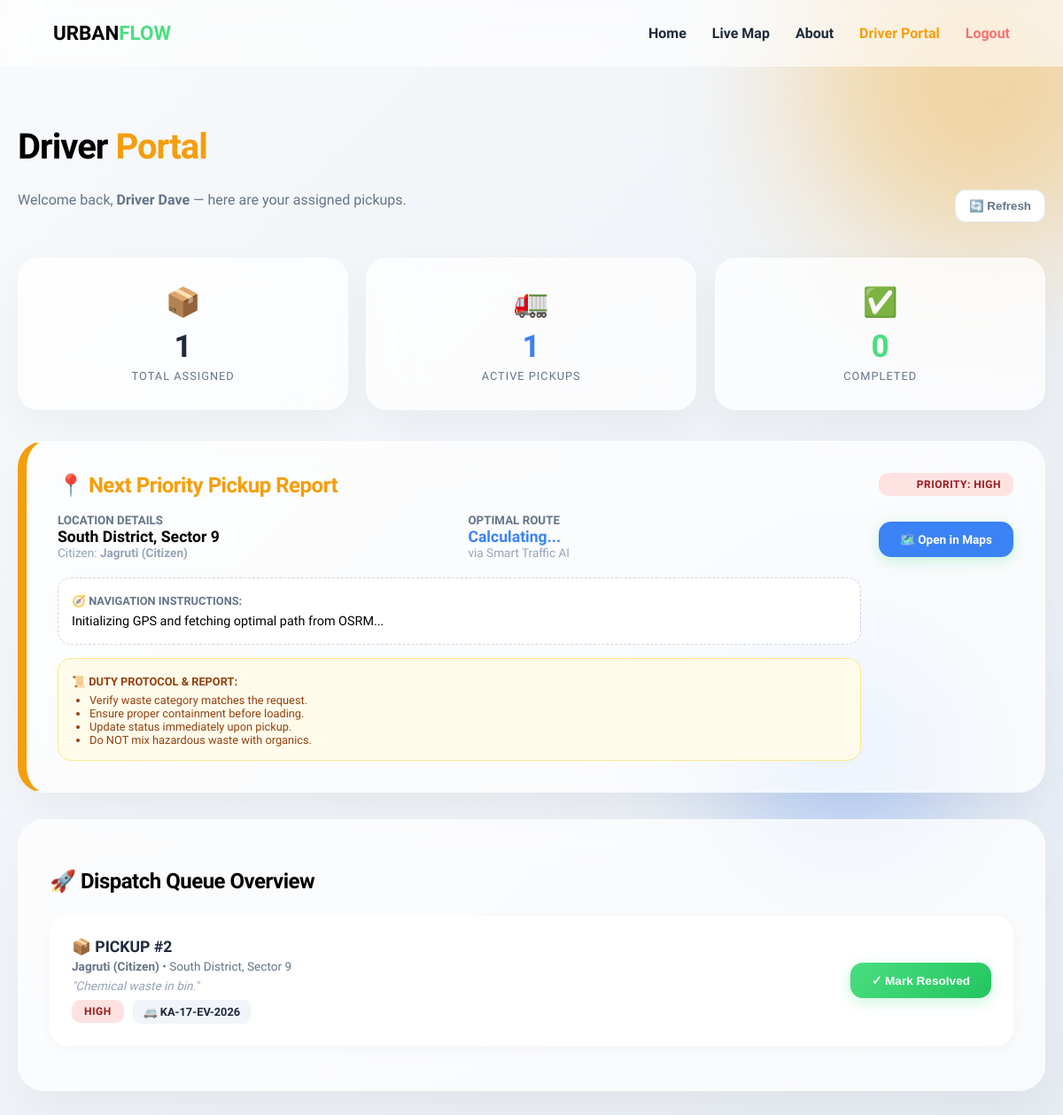
Before: /driver.php (signed in, upper part) with the older database file.
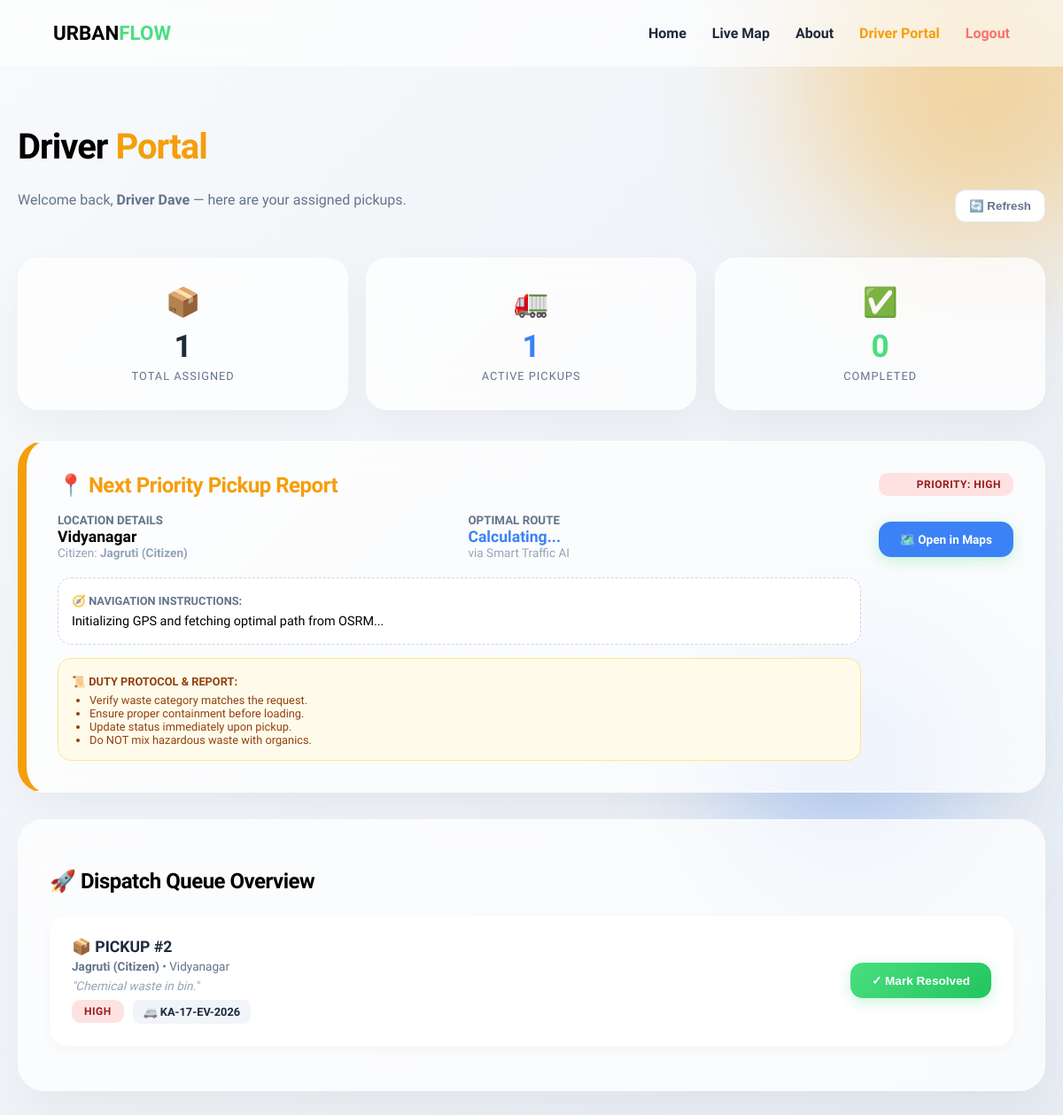
After: the same page with the newer database file.
### tables this page shows
CREATE TABLE IF NOT EXISTS fleet_assignments (
    assignment_id INT AUTO_INCREMENT PRIMARY KEY,
    request_id INT DEFAULT NULL,
    dump_id INT DEFAULT NULL,
    collector_id INT NOT NULL,
    vehicle_no VARCHAR(50) NOT NULL,
    assigned_at TIMESTAMP DEFAULT CURRENT_TIMESTAMP,
    FOREIGN KEY (request_id) REFERENCES disposal_requests(request_id) ON DELETE CASCADE,
    FOREIGN KEY (dump_id) REFERENCES illegal_dumps(dump_id) ON DELETE CASCADE,
    FOREIGN KEY (collector_id) REFERENCES users(user_id) ON DELETE CASCADE
);

CREATE TABLE IF NOT EXISTS zones (
    zone_id INT AUTO_INCREMENT PRIMARY KEY,
    zone_name VARCHAR(100) NOT NULL,
    lat DECIMAL(10, 6) DEFAULT 40.7128,
    lng DECIMAL(10, 6) DEFAULT -74.0060,
    created_at TIMESTAMP DEFAULT CURRENT_TIMESTAMP
);

CREATE TABLE IF NOT EXISTS users (
    user_id INT AUTO_INCREMENT PRIMARY KEY,
    full_name VARCHAR(100) NOT NULL,
    email VARCHAR(100) UNIQUE NOT NULL,
    password VARCHAR(255) NOT NULL,
    role ENUM('citizen', 'admin', 'collector') NOT NULL DEFAULT 'citizen',
    created_at TIMESTAMP DEFAULT CURRENT_TIMESTAMP
);

### driver.php (the view, shortened to what the rows shown need)
<?php
include('includes/header.php');
$driver_id = $_SESSION['user_id'];
?>
<div class="driver-container">
    <div class="driver-header" style="display: flex; justify-content: space-between; align-items: flex-end;">
        <div>
            <h1>Driver <span style="color: var(--accent-amber);">Portal</span></h1>
        </div>
    </div>
    <?php
    $priority_query = "SELECT f.*,
                              COALESCE(r.category, 'Illegal Dump Cleanup') as category,
                              COALESCE(r.comment, d.description) as comment,
                              COALESCE(r.urgency_level, d.severity) as urgency_level,
                              z.zone_name, z.lat as dest_lat, z.lng as dest_lng, u.full_name as citizen_name,
                              d.image_path,
                              CASE WHEN f.dump_id IS NOT NULL THEN 'dump' ELSE 'request' END as type
                      FROM fleet_assignments f
                      LEFT JOIN disposal_requests r ON f.request_id = r.request_id
                      LEFT JOIN illegal_dumps d ON f.dump_id = d.dump_id
                      JOIN zones z ON (r.zone_id = z.zone_id OR d.zone_id = z.zone_id)
                      JOIN users u ON (r.citizen_id = u.user_id OR d.citizen_id = u.user_id)
                      WHERE f.collector_id = $driver_id
                      AND (r.status = 'Dispatched' OR d.status = 'Cleanup Dispatched')
                      ORDER BY CASE WHEN COALESCE(r.urgency_level, d.severity) = 'Critical' THEN 1
                                    WHEN COALESCE(r.urgency_level, d.severity) = 'High' THEN 2
                                    WHEN COALESCE(r.urgency_level, d.severity) = 'Medium' THEN 3
                                    ELSE 4 END, f.assignment_id ASC
                      LIMIT 1";
    $priority_res = mysqli_query($conn, $priority_query);
    $priority_task = mysqli_fetch_assoc($priority_res);
    ?>
    <?php if ($priority_task): ?>
    <div class="glass-panel" style="border-left: 10px solid <?php echo $priority_task['type'] == 'dump' ? 'var(--danger)' : 'var(--accent-amber)'; ?>;">
        <div style="display: flex; justify-content: space-between; align-items: flex-start; flex-wrap: wrap; gap: 20px;">
            <div style="flex: 1;">
                <h2 style="margin: 0; color: <?php echo $priority_task['type'] == 'dump' ? 'var(--danger)' : 'var(--accent-amber)'; ?>;">
                    📍 Next Priority <?php echo $priority_task['type'] == 'dump' ? 'Cleanup' : 'Pickup'; ?> Report
                </h2>
                <div style="margin-top: 15px; display: grid; grid-template-columns: 1fr 1fr; gap: 20px;">
                    <div>
                        <small style="color: #64748b; text-transform: uppercase; font-weight: 700;">Location Details</small>
                        <div style="font-size: 1.1rem; font-weight: 800;"><?php echo $priority_task['zone_name']; ?></div>
                        <div style="font-size: 0.85rem; color: #94a3b8;"><?php echo $priority_task['type'] == 'dump' ? 'Reported by ' : 'Citizen: '; ?><strong><?php echo $priority_task['citizen_name']; ?></strong></div>
                    </div>
                    <div>
                        <small style="color: #64748b; text-transform: uppercase; font-weight: 700;">Optimal Route</small>
                        <div style="font-size: 1.1rem; font-weight: 800; color: var(--accent-blue);" id="route-meta">Calculating...</div>
                        <div style="font-size: 0.85rem; color: #94a3b8;">via Smart Traffic AI</div>
                    </div>
                </div>
                <div style="margin-top: 20px; padding: 15px; background: white; border-radius: 15px; border: 1px dashed #cbd5e1;">
                    <strong style="font-size: 0.8rem; color: #64748b;">🧭 NAVIGATION INSTRUCTIONS:</strong>
                    <p style="margin: 5px 0 0; font-size: 0.9rem; line-height: 1.4;" id="nav-instructions">
                        Initializing GPS and fetching optimal path from OSRM...
                    </p>
                </div>
                <div style="margin-top: 15px; padding: 15px; background: #fffbeb; border-radius: 15px; border: 1px solid #fde68a;">
                    <strong style="font-size: 0.8rem; color: #92400e;">📜 DUTY PROTOCOL & REPORT:</strong>
                    <ul style="margin: 5px 0 0; font-size: 0.8rem; color: #92400e; padding-left: 20px;">
                        <li>Verify waste category matches the request.</li>
                        <li>Ensure proper containment before loading.</li>
                        <li>Update status immediately upon pickup.</li>
                        <li>Do NOT mix hazardous waste with organics.</li>
                    </ul>
                </div>
            </div>
            <div style="text-align: right;">
                <div class="badge badge-high" style="margin-bottom: 10px;">Priority: <?php echo $priority_task['urgency_level']; ?></div>
                <br>
                <a href="https://www.google.com/maps/dir/?api=1&destination=<?php echo $priority_task['dest_lat']; ?>,<?php echo $priority_task['dest_lng']; ?>" target="_blank" class="btn-resolve" style="background: var(--accent-blue); text-decoration: none; display: inline-flex;">
                    🗺️ Open in Maps
                </a>
            </div>
        </div>
    </div>
    <?php endif; ?>
    <div class="glass-panel">
        <h2>🚀 Dispatch Queue Overview</h2>
        <?php
        $active_query = "SELECT f.*,
                                COALESCE(r.category, '🚨 Illegal Dump') as category,
                                COALESCE(r.comment, d.description) as comment,
                                COALESCE(r.urgency_level, d.severity) as urgency_level,
                                COALESCE(r.status, d.status) as status,
                                z.zone_name, u.full_name as citizen_name,
                                CASE WHEN f.dump_id IS NOT NULL THEN 'dump' ELSE 'request' END as type
                         FROM fleet_assignments f
                         LEFT JOIN disposal_requests r ON f.request_id = r.request_id
                         LEFT JOIN illegal_dumps d ON f.dump_id = d.dump_id
                         JOIN zones z ON (r.zone_id = z.zone_id OR d.zone_id = z.zone_id)
                         JOIN users u ON (r.citizen_id = u.user_id OR d.citizen_id = u.user_id)
                         WHERE f.collector_id = $driver_id
                         AND (r.status = 'Dispatched' OR d.status = 'Cleanup Dispatched')
                         ORDER BY f.assignment_id DESC";
        $active_result = mysqli_query($conn, $active_query);
        if ($active_result && mysqli_num_rows($active_result) > 0):
            while($task = mysqli_fetch_assoc($active_result)):
                $urgencyClass = 'badge-' . strtolower($task['urgency_level']);
        ?>
            <div class="task-card" style="<?php echo $task['type'] == 'dump' ? 'border-left: 5px solid var(--danger);' : ''; ?>">
                <div class="task-info" style="display: flex; gap: 15px; align-items: center;">
                    <div>
                        <div class="task-id">
                            <?php echo $task['type'] == 'dump' ? '🚨 DUMP CLEANUP' : '📦 PICKUP'; ?> #<?php echo $task['type'] == 'dump' ? $task['dump_id'] : $task['request_id']; ?>
                        </div>
                        <div class="task-meta">
                            <strong><?php echo htmlspecialchars($task['citizen_name']); ?></strong>
                            &bull; <?php echo htmlspecialchars($task['zone_name']); ?>
                        </div>
                        <?php if(!empty($task['comment'])): ?>
                            <div class="task-comment">"<?php echo htmlspecialchars($task['comment']); ?>"</div>
                        <?php endif; ?>
                        <div style="margin-top: 8px; display: flex; gap: 10px; align-items: center; flex-wrap: wrap;">
                            <span class="badge <?php echo $urgencyClass; ?>"><?php echo $task['urgency_level']; ?></span>
                            <span class="vehicle-tag">🚐 <?php echo htmlspecialchars($task['vehicle_no']); ?></span>
                        </div>
                    </div>
                </div>
                <form action="resolve_task.php" method="POST">
                    <button type="submit" class="btn-resolve">✓ Mark Resolved</button>
                </form>
            </div>
        <?php endwhile;
        endif; ?>
    </div>
</div>
<?php include('includes/footer.php'); ?>

Changed rows visible on the page:
changed through a linked row, fleet_assignments "Jagruti (Citizen)": zones.zone_name "South District, Sector 9" → "Vidyanagar"
